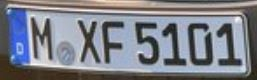
#> input picture images/pic1.jpg, 257 x 80 px
$ jupyter execute --allow-errors ocr.ipynb   (shell and % lines are left out)
#> lines starting #> are read from the running program, lines starting #| are printed output that depends on the picture; after the words box and inside, x2 and y2 are one past the last pixel; in counts of white or black regions, pixels touching at a corner belong together
[cell 1]
import os
import cv2
from PIL import Image
import numpy as np
import imutils
from imutils import contours
import matplotlib.pyplot as plt
from emnist import list_datasets, extract_training_samples

[cell 2]
# [5 lines left out: function image_show, not called in this run]

[cell 3]
def write_image(image, path):
    img = Image.fromarray(np.array(image), 'L')
    img.save(path)

# [4 lines left out: function saveImages, not called in this run]

[cell 4]
# data is a numpy array of shape (x,y,z) => (x, y*z)
# [4 lines left out: function flatten3d, not called in this run]

[cell 5]
def distance(x,y):
    return np.linalg.norm(x-y)

[cell 6]
# for small letter a..z
def getLetterIdx(letter):
    return ord(letter) - ord('a') + 1

getLetterIdx('q')

[cell 7]
# [10 lines left out: function kNN, not called in this run]

[cell 8]
# [12 lines left out: function accuracy_set, not called in this run]

#> (a cell that did not finish here is left out)

#> (a cell that did not finish here is left out)

#> (a cell that did not finish here is left out)

[cell 12]
# plate_dir => where each letter/digit of the plate is
# dataset => [[data, data_labels], test_labels]
# k_list => list of kNN parameter to accumlate the most accurate one
# [26 lines left out: function get_data, not called in this run]

[cell 13]
# takes RGB cropped plate number like images/pic1.jpg
def extract_text(cropped_plate):
#> called with cropped_plate = 'images/pic1.jpg'
    image = cv2.imread(cropped_plate)
#> image is the input picture: shape (80, 257, 3); mean B, G, R 136.9, 127.7, 124.9
    mask = np.zeros(image.shape, dtype=np.uint8)

    gray = cv2.cvtColor(image, cv2.COLOR_BGR2GRAY)
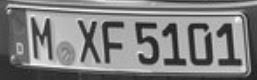
#> gray: shape (80, 257); min 23, max 251, mean 127.9
    thresh = cv2.threshold(gray, 0, 255, cv2.THRESH_BINARY_INV + cv2.THRESH_OTSU)[1]
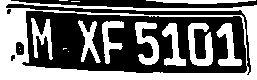
#> thresh: shape (80, 257); 45.5% white; 15 white regions (6 under 20 px)

    cnts = cv2.findContours(thresh, cv2.RETR_TREE, cv2.CHAIN_APPROX_SIMPLE)
#> cnts = 20 contours, 6 with area under 20; largest, box (x1, y1, x2, y2) and area: (0, 0, 257, 80) 18686, (21, 10, 248, 74) 12450, (5, 3, 252, 76) 1310, (188, 23, 213, 66) 520, (135, 22, 159, 65) 459
    cnts = cnts[0] if len(cnts) == 2 else cnts[1]
    (cnts, _) = imutils.contours.sort_contours(cnts, method="left-to-right")
    ROI_number = 0
    for c in cnts:
        area = cv2.contourArea(c)
        if area < 800 and area > 200:
            x,y,w,h = cv2.boundingRect(c)
            ROI = 255 - thresh[y:y+h, x:x+w]
            cv2.drawContours(mask, [c], -1, (255,255,255), -1)
            cv2.imwrite('images/plate/ROI_{}.png'.format(ROI_number), ROI)
            ROI_number += 1
#> this loop made 20 passes
#> (area, x, y, w, h) on passes 9, 14, 15, 16, 18, 19, 20: (320.5, 31, 18, 22, 42), (321, 78, 20, 23, 43), (344, 102, 21, 22, 43), (459, 135, 22, 24, 43), (384.5, 162, 23, 24, 43), (520.5, 188, 23, 25, 43), (410, 216, 23, 26, 43)
#> area on passes 1, 2, 3, 4, 5, 8: 18686.5, 1309.5, 24, 27, 111, 12450.5
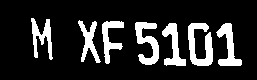
#> mask: shape (80, 257, 3); 16.1% white; 7 white regions, largest, box (x1, y1, x2, y2) and area: (188, 23, 213, 66) 617, (135, 22, 159, 65) 542, (216, 23, 242, 66) 477
#> after the loop, ROI_number = 7

    plt.imshow(mask, cmap="gray")
    plt.imshow(thresh, cmap="gray")

[cell 14]
extract_text('images/pic1.jpg')
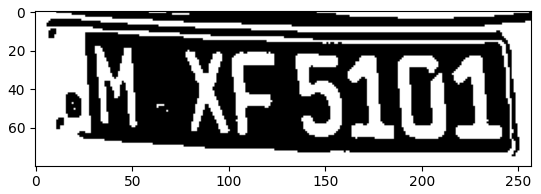
#> figure drawn by matplotlib, 1 panel
